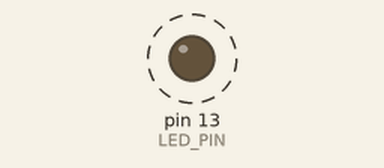
This sketch was run on a simulated Arduino Uno, built with avr-gcc and run on an emulated ATmega328P. On the bench: output pins drawn as LEDs (lit = HIGH). Dashed ring = blinking. What the sketch prints to the serial monitor is not drawn.

Above: at 0.5 s.
Timing chart, 0 to 3.0 s (numbered marks = the images above):
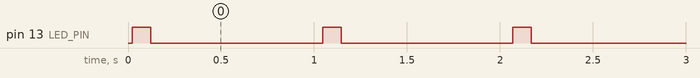

The sketch:

temp.ino
```cpp
#define LED_PIN 13
#include<stdlib.h>

    void setup() {
        pinMode(LED_PIN, OUTPUT);
        Serial.begin(9600);
    }
    void loop() {
		for(int i=0;i<=5;i++){
			Serial.println("Yhea!!!!!!");
				if(i==5){
				Serial.println("Hello Arduino");
				digitalWrite(LED_PIN, HIGH); delay(100);
				digitalWrite(LED_PIN, LOW);  delay(900);
				system("zsh test.sh");
				}
    }
}
```

Measured:
- by itself, pin 13 (LED_PIN): alternates HIGH for 0.10 s and LOW for 0.92 s
